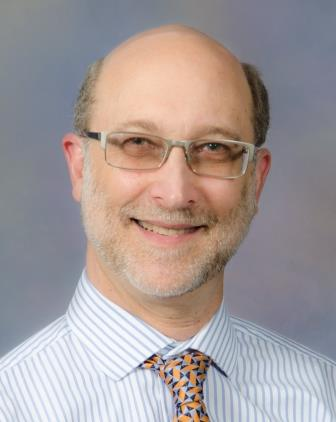
#> input picture src/demo/eric_s.jpg, 336 x 422 px, found by its file name
$ python mif_gen.py
#> lines starting #> are read from the running program, lines starting #| are printed output that depends on the picture
# Newman Waters
# Generate MIF file from input image

import numpy as np
from PIL import Image
import matplotlib.pyplot as plt


def miffilegen(infile, outfname, numrows, numcols):
#> called with infile = 'src/demo/eric_s.jpg', outfname = 'output.mif', numrows = 128, numcols = 128
    img = Image.open(infile).convert('RGB')
#> img is the input picture: PIL image 336x422 RGB; mean R, G, B 164, 153.1, 152.5
    img_resized = img.resize((numcols, numrows), Image.BILINEAR)
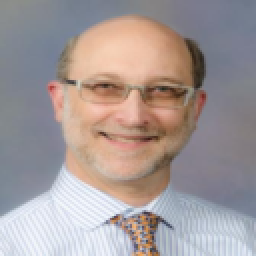
#> img_resized: PIL image 128x128 RGB (shown 2 times larger); mean R, G, B 164, 153.1, 152.5

    img_np = np.array(img_resized, dtype=np.float32)

    rows, cols, _ = img_np.shape
#> rows = 128; cols = 128

    img_scaled = img_np / 16.0 - 1.0

    plt.imshow(np.clip(img_scaled * 16, 0, 255).astype(np.uint8))
    plt.axis('off')
    plt.show()

    with open(outfname, 'w') as f:
        f.write(f'-- {rows:3d}x{cols:3d} 12bit image color values\n\n')
        f.write('WIDTH = 12;\n')
        f.write(f'DEPTH = {rows * cols:4d};\n\n')
        f.write('ADDRESS_RADIX = UNS;\n')
        f.write('DATA_RADIX = UNS;\n\n')
        f.write('CONTENT BEGIN\n')

        count = 0
        for r in range(rows):
            for c in range(cols):
                red   = int(img_scaled[r, c, 0])
                green = int(img_scaled[r, c, 1])
                blue  = int(img_scaled[r, c, 2])

                color = red * 256 + green * 16 + blue

                f.write(f'{count:4d} : {color:4d};\n')
                count += 1
#> after the loop, count = 16384

        f.write('END;\n')

    return outfname, rows, cols


if __name__ == '__main__':
    # You can call the function like this:
    miffilegen(
        infile='src/demo/eric_s.jpg',
        outfname='output.mif',
        numrows=128,
        numcols=128
    )
